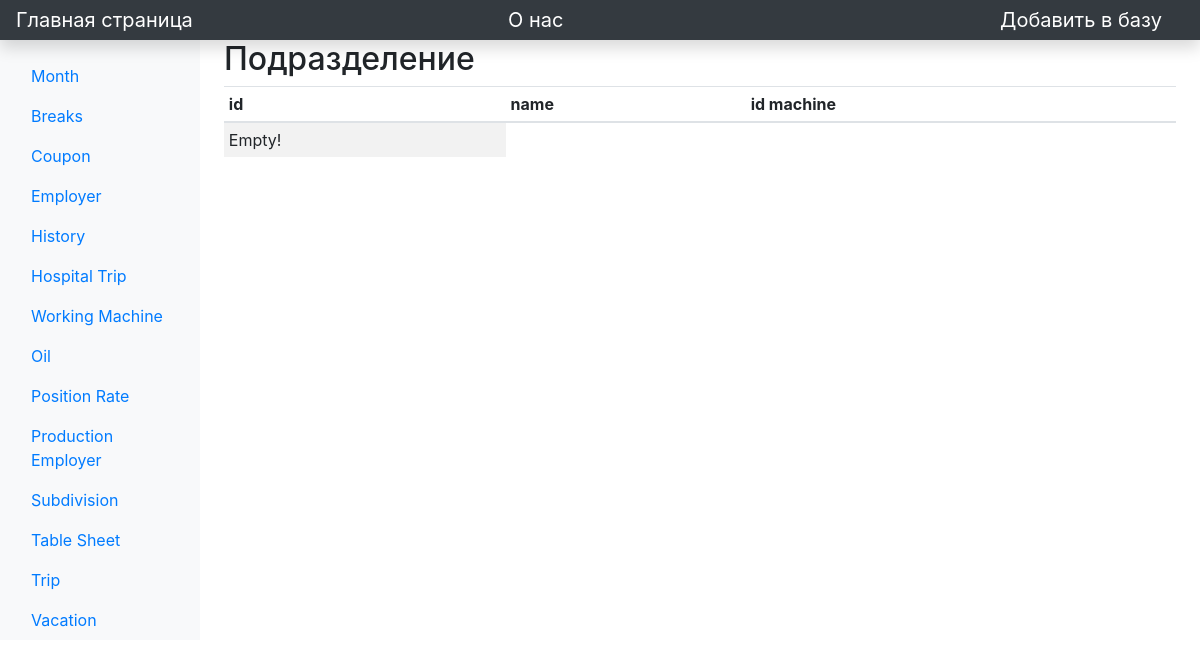
The app's page /view/subdivision_, older data.
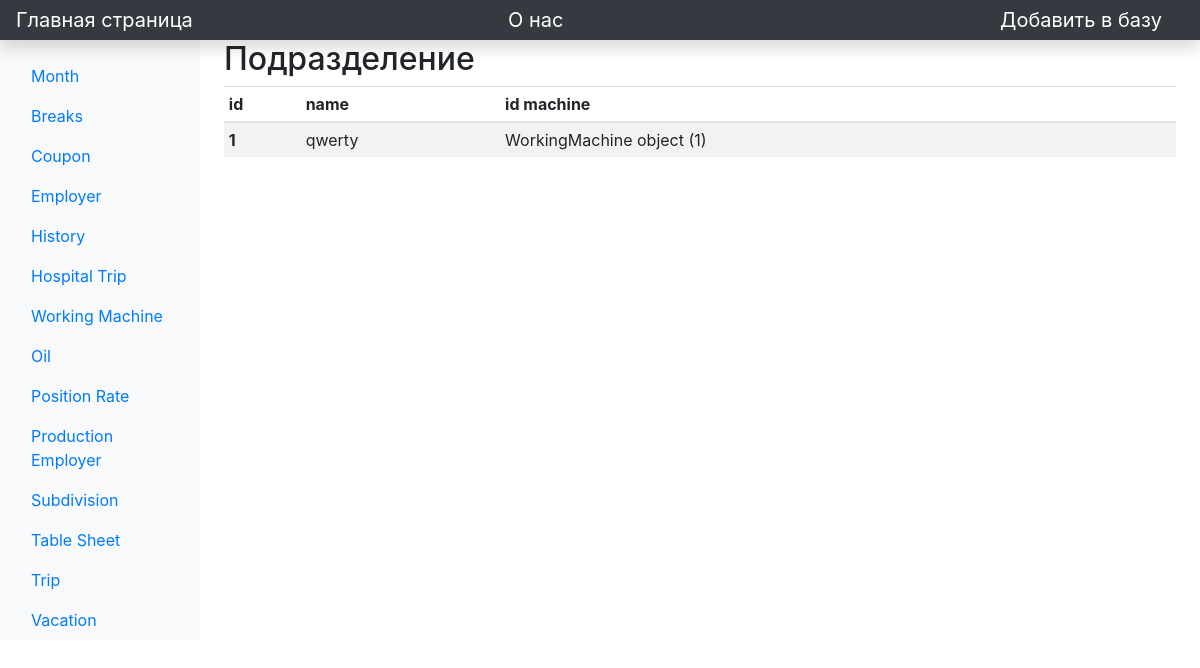
The same page, newer data.
### main/models.py (models this page shows)
class Subdivision(models.Model):
    name = models.CharField('Name subdivision', max_length=64)
    id_machine = models.ForeignKey('WorkingMachine', on_delete=models.PROTECT)

class WorkingMachine(models.Model):
    name = models.CharField('Name machine', max_length=64)
    model = models.CharField('Model machine', max_length=64)
    year_creation = models.IntegerField('Year creation')

### main/views.py (the view)
# urls.py: path('view/subdivision_', views.subdivision_, name='subdivision_'),
def subdivision_(request):
    task = Subdivision.objects.all()
    return render(request, 'main/view/subdivision_.html', {'task': task})

### main/templates/main/view/subdivision_.html (shortened to what this page needs)
{% extends 'main/base.html' %}
{% block content %}
        <main class="col-md-9 ms-sm-auto col-lg-10 px-md-4">
            <h2>Подразделение</h2>
            <div class="">
                <table class="table table-striped table-sm ">
                    <thead>
                    <tr>
                        <th scope="col">id</th>
                        <th scope="col">name</th>
                        <th scope="col">id machine</th>
                    </tr>
                    </thead>
                    <tbody>
                    {% if task %}
                    {% for i in task %}
                        <tr>
                            <th scope="row">{{ i.id }}</th>
                            <td>{{ i.name}}</td>
                            <td>{{ i.id_machine }}</td>
                        </tr>
                    {% endfor %}
                    {% else %}
                    <tr>
                        <td>Empty!</td>
                    </tr>
                    {% endif %}
                    </tbody>
                </table>
            </div>
        </main>
{% endblock %}

Row changes from the older to the newer data that the page shows:
added Subdivision: id "1", name "qwerty", id_machine "WorkingMachine object (1)"
Text that changed along with them:
text no longer shown: "Empty!"
